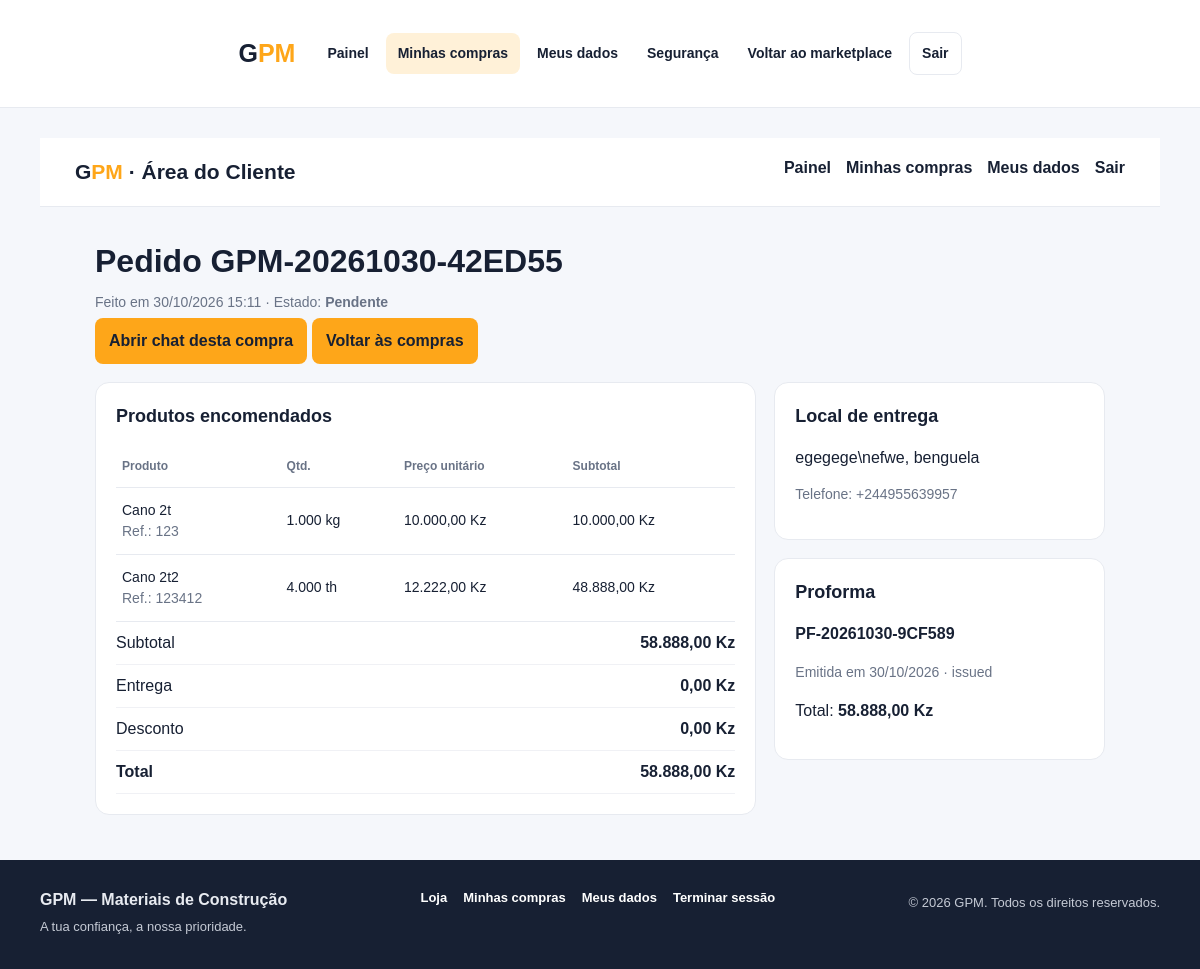
/gpm2/cliente/painel-cliente/pedido.php?id=5 (signed in), run on the app's committed database.
### tables this page shows
CREATE TABLE `orders` (
  `id` bigint(20) UNSIGNED NOT NULL,
  `order_number` varchar(40) NOT NULL,
  `customer_id` bigint(20) UNSIGNED NOT NULL,
  `responsible_user_id` bigint(20) UNSIGNED DEFAULT NULL,
  `customer_type` enum('individual','company') NOT NULL DEFAULT 'individual',
  `customer_name` varchar(180) NOT NULL,
  `customer_nif` varchar(50) DEFAULT NULL,
  `customer_phone` varchar(40) NOT NULL,
  `customer_email` varchar(190) DEFAULT NULL,
  `delivery_address` text DEFAULT NULL,
  `delivery_city` varchar(100) DEFAULT NULL,
  `delivery_province` varchar(100) DEFAULT NULL,
  `delivery_fee` decimal(15,2) NOT NULL DEFAULT 0.00,
  `discount` decimal(15,2) NOT NULL DEFAULT 0.00,
  `subtotal` decimal(15,2) NOT NULL DEFAULT 0.00,
  `total` decimal(15,2) NOT NULL DEFAULT 0.00,
  `payment_method` varchar(80) DEFAULT NULL,
  `payment_status` enum('pending','partial','paid','refunded') NOT NULL DEFAULT 'pending',
  `status` enum('pending','confirmed','preparing','shipped','completed','cancelled') NOT NULL DEFAULT 'pending',
  `notes` text DEFAULT NULL,
  `stock_deducted` tinyint(1) NOT NULL DEFAULT 0,
  `ordered_at` datetime NOT NULL DEFAULT current_timestamp(),
  `confirmed_at` datetime DEFAULT NULL,
  `completed_at` datetime DEFAULT NULL,
  `cancelled_at` datetime DEFAULT NULL,
  `created_at` timestamp NOT NULL DEFAULT current_timestamp(),
  `updated_at` timestamp NOT NULL DEFAULT current_timestamp() ON UPDATE current_timestamp(),
  `delivery_street` varchar(180) DEFAULT NULL,
  `delivery_neighborhood` varchar(120) DEFAULT NULL,
  `delivery_reference` varchar(255) DEFAULT NULL
);

CREATE TABLE `order_items` (
  `id` bigint(20) UNSIGNED NOT NULL,
  `order_id` bigint(20) UNSIGNED NOT NULL,
  `product_id` bigint(20) UNSIGNED DEFAULT NULL,
  `product_name` varchar(200) NOT NULL,
  `product_sku` varchar(80) DEFAULT NULL,
  `unit` varchar(40) NOT NULL DEFAULT 'unidade',
  `quantity` decimal(15,3) NOT NULL,
  `unit_price` decimal(15,2) NOT NULL,
  `subtotal` decimal(15,2) NOT NULL,
  `created_at` timestamp NOT NULL DEFAULT current_timestamp()
);

CREATE TABLE `proformas` (
  `id` bigint(20) UNSIGNED NOT NULL,
  `order_id` bigint(20) UNSIGNED NOT NULL,
  `proforma_number` varchar(50) NOT NULL,
  `company_name` varchar(180) DEFAULT NULL,
  `company_nif` varchar(50) DEFAULT NULL,
  `company_address` text DEFAULT NULL,
  `company_phone` varchar(40) DEFAULT NULL,
  `company_email` varchar(190) DEFAULT NULL,
  `customer_name` varchar(180) NOT NULL,
  `customer_nif` varchar(50) DEFAULT NULL,
  `customer_phone` varchar(40) DEFAULT NULL,
  `customer_email` varchar(190) DEFAULT NULL,
  `customer_address` text DEFAULT NULL,
  `subtotal` decimal(15,2) NOT NULL DEFAULT 0.00,
  `delivery_fee` decimal(15,2) NOT NULL DEFAULT 0.00,
  `discount` decimal(15,2) NOT NULL DEFAULT 0.00,
  `total` decimal(15,2) NOT NULL DEFAULT 0.00,
  `status` enum('draft','issued','accepted','rejected','expired') NOT NULL DEFAULT 'issued',
  `issue_date` date NOT NULL,
  `valid_until` date DEFAULT NULL,
  `notes` text DEFAULT NULL,
  `created_by` bigint(20) UNSIGNED DEFAULT NULL,
  `created_at` timestamp NOT NULL DEFAULT current_timestamp(),
  `updated_at` timestamp NOT NULL DEFAULT current_timestamp() ON UPDATE current_timestamp()
);

### gpm2/cliente/painel-cliente/pedido.php (the view, shortened to what this page needs)
<?php
require_once __DIR__ . '/../includes/header.php';
$cliente = cliente_atual();
$pdo = db();
$id = filter_input(INPUT_GET, 'id', FILTER_VALIDATE_INT);
$stmt = $pdo->prepare("SELECT * FROM orders WHERE id = ? AND customer_id = ? LIMIT 1");
$stmt->execute([$id, (int)$cliente['id']]);
$pedido = $stmt->fetch(PDO::FETCH_ASSOC);
$stmt = $pdo->prepare("SELECT product_name, product_sku, quantity, unit, unit_price, subtotal FROM order_items WHERE order_id = ? ORDER BY id");
$stmt->execute([$id]); $itens = $stmt->fetchAll(PDO::FETCH_ASSOC);
$stmt = $pdo->prepare("SELECT proforma_number, status, issue_date, valid_until, total FROM proformas WHERE order_id = ? ORDER BY id DESC LIMIT 1");
$stmt->execute([$id]); $proforma = $stmt->fetch(PDO::FETCH_ASSOC);
$labels = ['pending'=>'Pendente','confirmed'=>'Confirmado','preparing'=>'Em preparação','shipped'=>'Enviado','completed'=>'Concluído','cancelled'=>'Cancelado'];
function detalhe_money($v): string { return number_format((float)$v, 2, ',', '.') . ' Kz'; }
function detalhe_e($v): string { return htmlspecialchars((string)($v ?? ''), ENT_QUOTES, 'UTF-8'); }
?>
<!doctype html><html lang="pt"><head><meta charset="utf-8"><meta name="viewport" content="width=device-width,initial-scale=1"><title>Pedido <?= detalhe_e($pedido['order_number']) ?> | GPM</title></head><body><header><a class="brand" href="painel.php">G<span>PM</span> · Área do Cliente</a><nav><a href="painel.php">Painel</a><a href="pedidos.php">Minhas compras</a><a href="dados.php">Meus dados</a><a href="logout.php">Sair</a></nav></header>
<main><h1>Pedido <?= detalhe_e($pedido['order_number']) ?></h1><div class="muted">Feito em <?= detalhe_e(date('d/m/Y H:i',strtotime((string)$pedido['ordered_at']))) ?> · Estado: <strong><?= detalhe_e($labels[$pedido['status']] ?? $pedido['status']) ?></strong></div>
<div class="actions"><a class="btn" href="chat.php?pedido=<?= (int)$pedido['id'] ?>">Abrir chat desta compra</a><a class="btn" href="pedidos.php">Voltar às compras</a></div>
<div class="grid"><section class="card"><h2>Produtos encomendados</h2><div style="overflow-x:auto"><table><thead><tr><th>Produto</th><th>Qtd.</th><th>Preço unitário</th><th>Subtotal</th></tr></thead><tbody>
<?php foreach($itens as $item): ?><tr><td><?= detalhe_e($item['product_name']) ?><?php if($item['product_sku']): ?><div class="muted">Ref.: <?= detalhe_e($item['product_sku']) ?></div><?php endif; ?></td><td><?= detalhe_e($item['quantity']) ?> <?= detalhe_e($item['unit']) ?></td><td><?= detalhe_money($item['unit_price']) ?></td><td><?= detalhe_money($item['subtotal']) ?></td></tr><?php endforeach; ?>
</tbody></table></div><div class="row"><span>Subtotal</span><strong><?= detalhe_money($pedido['subtotal']) ?></strong></div><div class="row"><span>Entrega</span><strong><?= detalhe_money($pedido['delivery_fee']) ?></strong></div><div class="row"><span>Desconto</span><strong><?= detalhe_money($pedido['discount']) ?></strong></div><div class="row"><strong>Total</strong><strong><?= detalhe_money($pedido['total']) ?></strong></div></section>
<aside><section class="card"><h2>Local de entrega</h2><div class="address"><?= detalhe_e($pedido['delivery_address'] ?: 'Endereço não indicado') ?><?php if($pedido['delivery_city']): ?>\n<?= detalhe_e($pedido['delivery_city']) ?><?php endif; ?><?php if($pedido['delivery_province']): ?>, <?= detalhe_e($pedido['delivery_province']) ?><?php endif; ?></div><p class="muted">Telefone: <?= detalhe_e($pedido['customer_phone']) ?></p></section>
<section class="card"><h2>Proforma</h2><?php if($proforma): ?><p><strong><?= detalhe_e($proforma['proforma_number']) ?></strong></p><p class="muted">Emitida em <?= detalhe_e(date('d/m/Y',strtotime((string)$proforma['issue_date']))) ?> · <?= detalhe_e($proforma['status']) ?></p><p>Total: <strong><?= detalhe_money($proforma['total']) ?></strong></p><?php else: ?><p class="muted">Ainda não existe proforma para este pedido.</p><?php endif; ?></section></aside></div></main></body></html>
<?php require __DIR__ . '/../includes/footer.php'; ?>

### gpm2/cliente/includes/header.php (style rules this page uses)
:root { --gpm-accent: #FEA619; --gpm-dark: #172033; --gpm-muted: #697386; --gpm-border: #e7eaf0; --gpm-bg: #f5f7fb; }
* { box-sizing: border-box; }
body { margin: 0; background: var(--gpm-bg); color: var(--gpm-dark); font-family: Arial, Helvetica, sans-serif; line-height: 1.5; }
a { color: inherit; }

### gpm2/cliente/painel-cliente/pedido.php (style rules this page uses)
* { box-sizing:border-box }
body { margin:0;background:#f5f7fb;font-family:Arial,sans-serif;color:#172033 }
header { background:#fff;padding:18px max(20px,calc((100% - 1050px)/2));border-bottom:1px solid #e7eaf0;display:flex;justify-content:space-between;gap:15px;flex-wrap:wrap }
a { color:#172033;text-decoration:none;font-weight:700 }
.brand { font-size:21px }
.brand span { color:#FEA619 }
nav { display:flex;gap:15px;flex-wrap:wrap }
main { max-width:1050px;margin:30px auto;padding:0 20px }
.grid { display:grid;grid-template-columns:2fr 1fr;gap:18px }
.card { background:white;border:1px solid #e7eaf0;border-radius:14px;padding:20px;margin-top:18px }
h1 { margin:0 0 7px }
h2 { font-size:18px;margin:0 0 15px }
.muted { color:#697386;font-size:14px }
table { width:100%;border-collapse:collapse }
th,td { text-align:left;padding:12px 6px;border-bottom:1px solid #e7eaf0;font-size:14px }
th { color:#697386;font-size:12px }
.btn { display:inline-block;background:#FEA619;padding:11px 14px;border-radius:8px;margin:5px 5px 0 0 }
.row { display:flex;justify-content:space-between;gap:12px;padding:9px 0;border-bottom:1px solid #f0f1f5 }
.address { white-space:pre-line;line-height:1.6 }

### data on the page
orders: order_number "GPM-20261030-42ED55", ordered_at "30/10/2026 15:11", status "Pendente", subtotal "58.888,00 Kz", delivery_fee "0,00 Kz", discount "0,00 Kz", total "58.888,00 Kz", delivery_address "egegege", delivery_city "efwe", delivery_province "benguela", customer_phone "+244955639957"
order_items: product_name "Cano 2t", product_sku "123", quantity "1.000", unit "kg", unit_price "10.000,00 Kz", subtotal "10.000,00 Kz"
order_items: product_name "Cano 2t2", product_sku "123412", quantity "4.000", unit "th", unit_price "12.222,00 Kz", subtotal "48.888,00 Kz"
proformas: proforma_number "PF-20261030-9CF589", issue_date "30/10/2026", status "issued", total "58.888,00 Kz"
